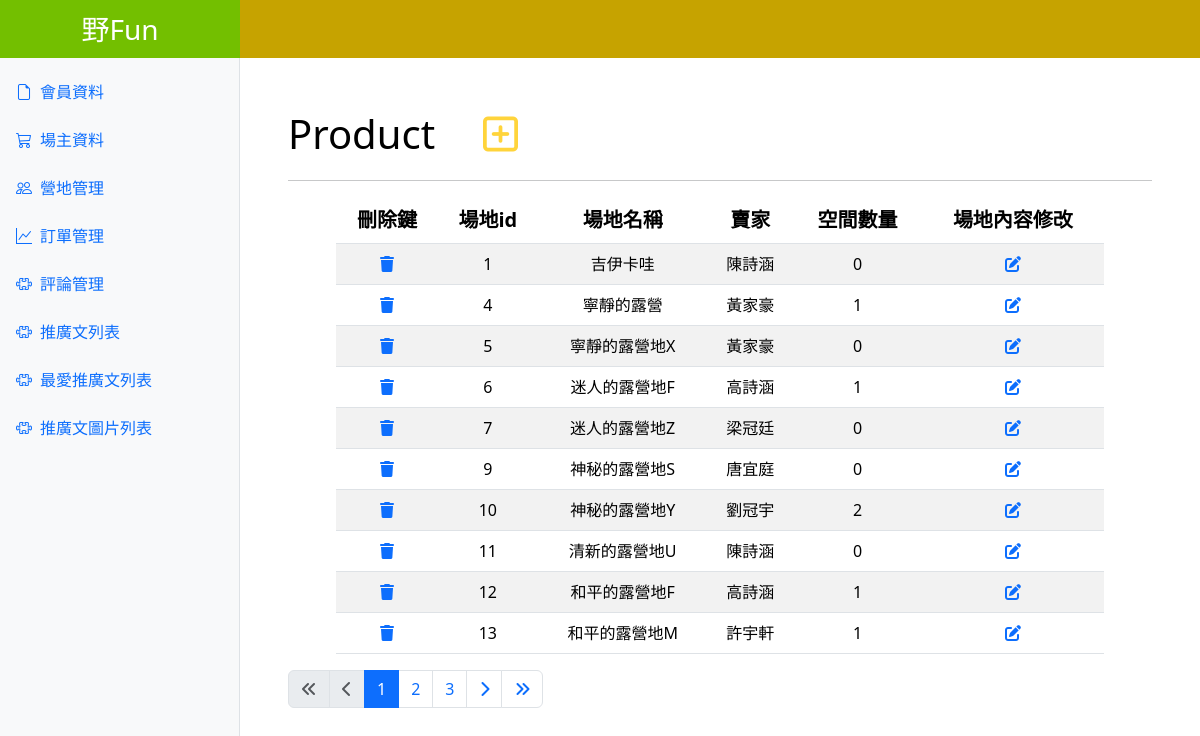
Screenshot of /stores.php with the database file from the repository.
### tables this page shows
CREATE TABLE `stores` (
  `stores_id` int NOT NULL,
  `owners_id` int NOT NULL,
  `name` varchar(100) NOT NULL,
  `mobile` varchar(50) NOT NULL,
  `address` varchar(100) NOT NULL,
  `longitude` varchar(100) NOT NULL,
  `latitude` varchar(100) NOT NULL,
  `altitude` varchar(100) NOT NULL,
  `precautions` varchar(1500) DEFAULT NULL,
  `introduction` varchar(1000) DEFAULT NULL,
  `update_time` datetime NOT NULL DEFAULT CURRENT_TIMESTAMP
);

CREATE TABLE `owners` (
  `owners_id` int NOT NULL,
  `name` varchar(255) NOT NULL,
  `gender` varchar(15) NOT NULL,
  `password` varchar(255) NOT NULL,
  `birthday` date DEFAULT NULL,
  `email` varchar(255) NOT NULL,
  `id_card` varchar(20) NOT NULL,
  `mobile` varchar(50) NOT NULL,
  `address` varchar(255) DEFAULT NULL,
  `bank_account` varchar(255) NOT NULL,
  `member_status` tinyint(1) NOT NULL,
  `created_at` datetime NOT NULL DEFAULT CURRENT_TIMESTAMP
);

### stores.php (the view, shortened to what this page needs)
<?php
require __DIR__ . './config/pdo-connect.php';
$t_sql = "SELECT COUNT(*) FROM stores";
$totalRows = $pdo->query($t_sql)->fetch(PDO::FETCH_NUM)[0];
$perPage = 10;
$page = isset($_GET["page"]) ? intval($_GET["page"]) : 1;
if ($totalRows > 0) {
  $totalPages = ceil($totalRows / $perPage);
  $sql = sprintf("SELECT stores.stores_id, stores.name as 'stores.name', owners.name as 'owners.name', COUNT(rooms_campsites.rooms_campsites_id) as 'space' FROM stores
  JOIN owners
  ON stores.owners_id = owners.owners_id
  LEFT JOIN rooms_campsites
  ON stores.stores_id = rooms_campsites.stores_id
  GROUP BY stores.stores_id
  ORDER BY stores.stores_id
  LIMIT %s, %s ", ($page - 1) * $perPage, $perPage);
  $store = $pdo->query($sql)->fetchAll();
}
?>
<?php include __DIR__ . './parts/html-head.php' ?>
<?php include __DIR__ . './parts/navbar.php' ?>
<main class="main-content p-5">
  <div class="d-flex align-items-center">
    <h1 class="m-0"><a href="stores.php" style="text-decoration:none; color:black">Product</a></h1>
    <a class="mx-5 fs-1" href="add_stores.php"><i class="fa-regular fa-square-plus" style="color: #FFD43B;"></i></a>
  </div>
  <hr />
  <div class="table-responsive px-5 text-center">
    <table class="table table-striped table--md">
      <thead>
        <tr class="fs-5">
          <th>刪除鍵</th>
          <th>場地id</th>
          <th>場地名稱</th>
          <th>賣家</th>
          <th>空間數量</th>
          <th>場地內容修改</th>
        </tr>
      </thead>
      <tbody>
        <?php foreach ($store as $s) : ?>
          <tr>
            <td>
              <a href="javascript: deleteOne(<?= $s['stores_id'] ?>)">
                <i class="fa-solid fa-trash"></i>
              </a>
            </td>
            <td><?= $s['stores_id'] ?></td>
            <td><?= $s['stores.name'] ?></td>
            <td><?= $s['owners.name'] ?></td>
            <td><?= $s['space'] ?></td>
            <td>
              <a href="edit_stores.php?stores_id=<?= $s['stores_id'] ?> ">
                <i class="fa-solid fa-pen-to-square"></i>
              </a>
            </td>
          </tr>
        <?php endforeach ?>
      </tbody>
    </table>
  </div>
  <div>
    <nav aria-label="Page navigation example">
      <ul class="pagination">
        <li class="page-item <?= $page == 1 ? 'disabled' : '' ?>">
          <a class="page-link" href="?page=1"><i class="fa-solid fa-angles-left"></i></a>
        </li>
        <li class="page-item <?= $page == 1 ? 'disabled' : '' ?>">
          <a class="page-link" href="?page=<?= $page - 1 ?>"><i class="fa-solid fa-chevron-left"></i></a>
        </li>
        <?php for ($i = $page - 2; $i <= $page + 2; $i++) :
          if ($i >= 1 and $i <= $totalPages) :
        ?>
            <li class="page-item <?= $page == $i ? 'active' : '' ?>">
              <a class="page-link" href="?page=<?= $i ?>"><?= $i ?></a>
            </li>
        <?php endif;
        endfor; ?>
        <li class="page-item <?= $page == $totalPages ? 'disabled' : '' ?>">
          <a class="page-link" href="?page=<?= $page + 1 ?>"><i class="fa-solid fa-chevron-right"></i></a>
        </li>
        <li class="page-item <?= $page == $totalPages ? 'disabled' : '' ?>">
          <a class="page-link" href="?page=<?= $totalPages ?>"><i class="fa-solid fa-angles-right"></i></a>
        </li>
      </ul>
    </nav>
  </div>
</main>
<?php include __DIR__ . './parts/html-foot.php' ?>

### parts/html-head.php (style rules this page uses)
:root { --aside-width: 240px; --page-top: 56px; }
.main-content { margin: var(--page-top) 0 0 var(--aside-width); }

### rows the page displays
stores: stores_id "1", name "吉伊卡哇", owners.name "陳詩涵", space "0"
stores: stores_id "4", name "寧靜的露營", owners.name "黃家豪", space "1"
stores: stores_id "5", name "寧靜的露營地X", owners.name "黃家豪", space "0"
stores: stores_id "6", name "迷人的露營地F", owners.name "高詩涵", space "1"
stores: stores_id "7", name "迷人的露營地Z", owners.name "梁冠廷", space "0"
stores: stores_id "9", name "神秘的露營地S", owners.name "唐宜庭", space "0"
stores: stores_id "10", name "神秘的露營地Y", owners.name "劉冠宇", space "2"
stores: stores_id "11", name "清新的露營地U", owners.name "陳詩涵", space "0"
stores: stores_id "12", name "和平的露營地F", owners.name "高詩涵", space "1"
stores: stores_id "13", name "和平的露營地M", owners.name "許宇軒", space "1"
